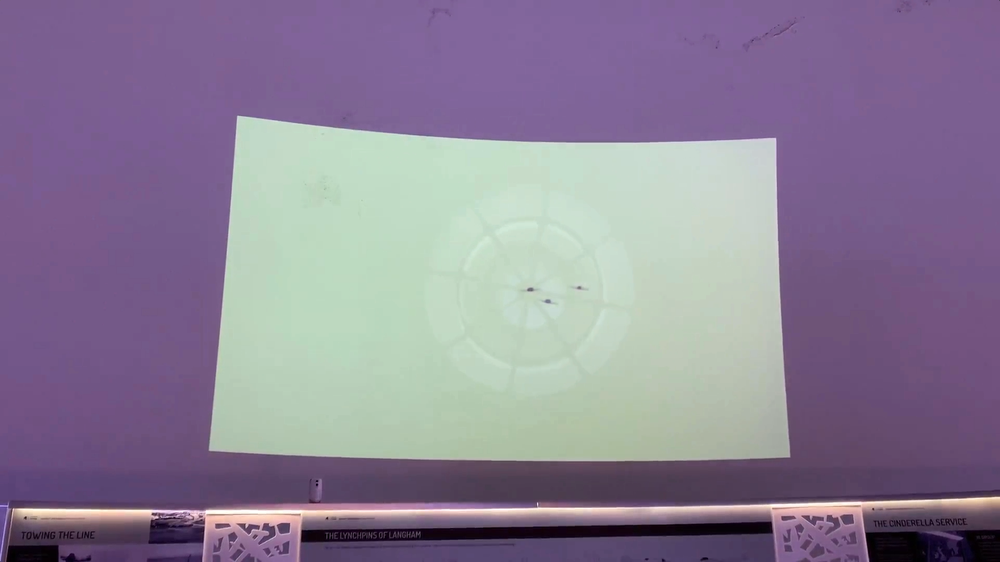
#> input picture imgs/reticule.PNG, 1000 x 562 px, shrunk from 1919 x 1079 before the run, found by its file name
$ python edge_detection.py
#> lines starting #> are read from the running program, lines starting #| are printed output that depends on the picture
### transformations.py
import cv2
import numpy as np

#this script holds all image transformation functions

#a function to convert a BGR image to CMY colourspace
def cmyConversion(img):
    #print("cmyConversion Called")
    #split channels for CMY conversion
    blue_channel, green_channel, red_channel = cv2.split(img)

    #calculate the CMY channels
    cyan_channel = 1 - red_channel
    magenta_channel = 1 - green_channel
    yellow_channel = 1 - blue_channel

    #merge the CMY channels into a single image
    cmy_img = cv2.merge((cyan_channel, magenta_channel, yellow_channel))
    return(cmy_img)

#a function that crops the frame so that only the projection is visible
# [87 lines left out: functions crop, getCentre, getDotContours, dotMask, not called in this run]

### edge_detection.py
import cv2
import numpy as np
import matplotlib.pyplot as plt
from transformations import cmyConversion
import time

def percentage_grey(img):
    non_black_pixels = np.count_nonzero(img)
    total_pixels = img.shape[0] * img.shape[1]
    percentage = (non_black_pixels / total_pixels) * 100
    return percentage

def edge_detection(image, color_space, param1, param2):
    if len(image.shape) == 2 or image.shape[2] == 1:  # Image is already grayscale
        converted_image = image
    elif color_space == 'Grayscale':
        converted_image = cv2.cvtColor(image, cv2.COLOR_BGR2GRAY)
    elif color_space == 'HLS':
        converted_image = cv2.cvtColor(image, cv2.COLOR_BGR2HLS)
    elif color_space == 'HSV':
        converted_image = cv2.cvtColor(image, cv2.COLOR_BGR2HSV)
    elif color_space == 'YUV':
        converted_image = cv2.cvtColor(image, cv2.COLOR_BGR2YUV)
    elif color_space == 'YCrCb':
        converted_image = cv2.cvtColor(image, cv2.COLOR_BGR2YCrCb)
    elif color_space == 'CMY':
        converted_image = cmyConversion(image)
    else:
        converted_image = image

    edges = cv2.Canny(converted_image, param1, param2)
    return edges, converted_image

def process_image(image_path, param1, param2):
#> called with image_path = 'imgs/reticule.png', param1 = 0, param2 = 10
    image = cv2.imread(image_path)
#> image is the input picture: shape (562, 1000, 3); mean B, G, R 149.3, 127.1, 138.5
    if image is None:
        print(f"Failed to load image at {image_path}. Please check the file path.")
        return None

    color_spaces = ['RGB', 'Grayscale', 'HLS', 'HSV', 'YUV', 'YCrCb', 'CMY']
    grey_percentages = {}

    for color_space in color_spaces:
        edges, converted_image = edge_detection(image, color_space, param1, param2)
        grey_percentage = percentage_grey(edges)  # Use edges to calculate grey percentage
        grey_percentages[color_space] = grey_percentage
        print(f"Grey percentage in {color_space} (Lower: {param1}, Upper: {param2}): {grey_percentage:.2f}%")
#> this loop made 7 passes
#> (non_black_pixels in percentage_grey, percentage in percentage_grey, grey_percentage) on passes 1 to 7: (85110, 15.14, 15.14), (66830, 11.89, 11.89), (85476, 15.21, 15.21), (84387, 15.02, 15.02), (70910, 12.62, 12.62), (70718, 12.58, 12.58), (85454, 15.21, 15.21)
#| Grey percentage in RGB (Lower: 0, Upper: 10): 15.14%
#| Grey percentage in Grayscale (Lower: 0, Upper: 10): 11.89%
#| Grey percentage in HLS (Lower: 0, Upper: 10): 15.21%
#| Grey percentage in HSV (Lower: 0, Upper: 10): 15.02%
#| Grey percentage in YUV (Lower: 0, Upper: 10): 12.62%
#| Grey percentage in YCrCb (Lower: 0, Upper: 10): 12.58%
#| Grey percentage in CMY (Lower: 0, Upper: 10): 15.21%
#> pass 1, in edge_detection, `edges = cv2.Canny(converted_image, param1, param2)`:
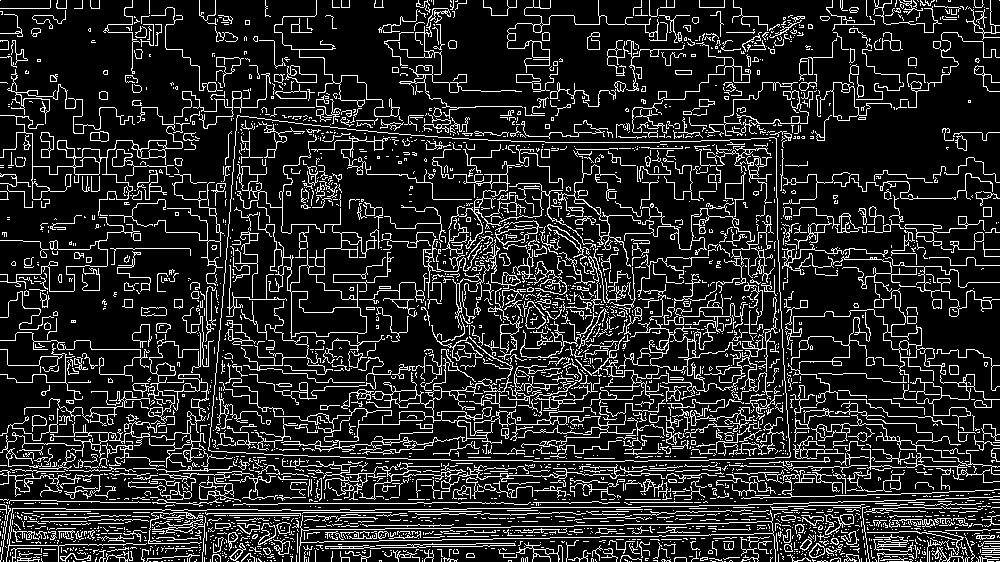
#> edges: shape (562, 1000); 15.1% white in thin lines or dots
#> pass 2, in edge_detection (call 2), `converted_image = cv2.cvtColor(image, cv2.COLOR_BGR2GRAY)`:
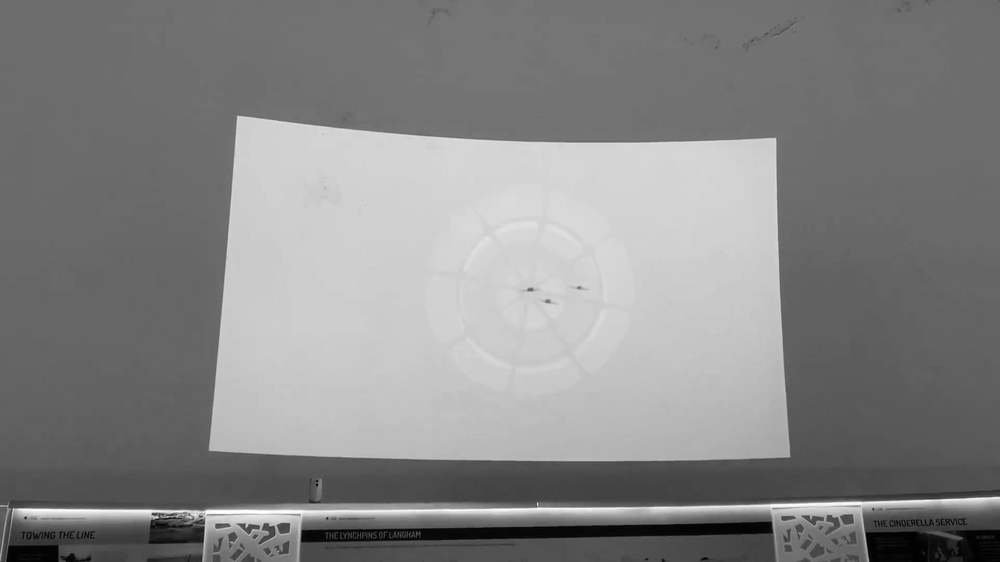
#> converted_image: shape (562, 1000); min 0, max 255, mean 133.1
#> pass 2, in edge_detection (call 2), `edges = cv2.Canny(converted_image, param1, param2)`:
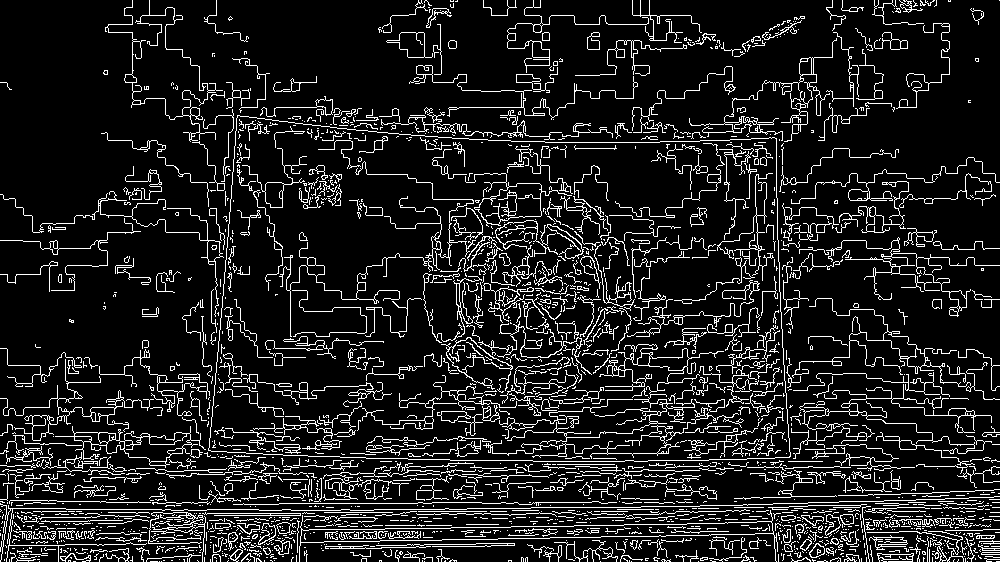
#> edges: shape (562, 1000); 11.9% white in thin lines or dots
#> after the loop:
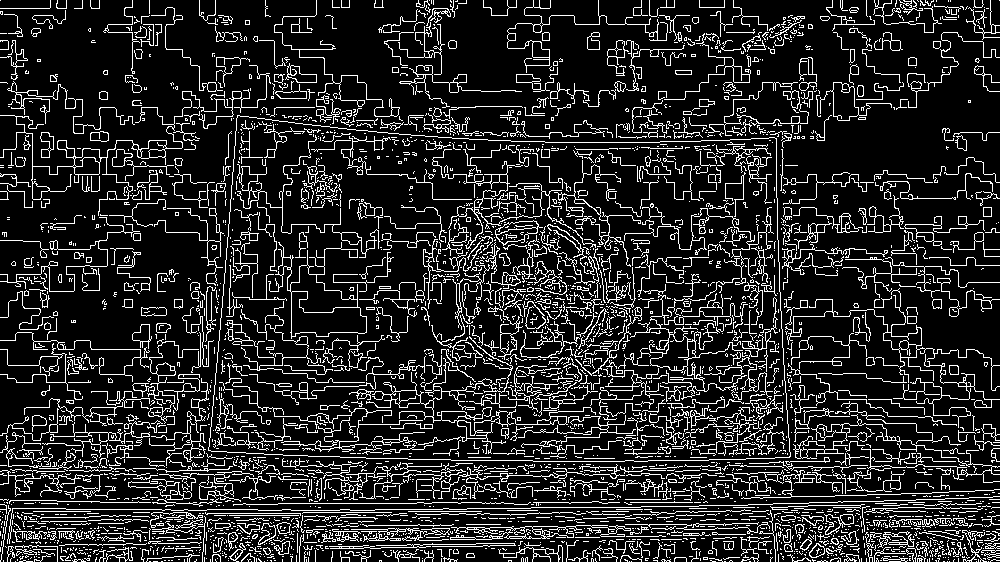
#> edges: shape (562, 1000); 15.2% white in thin lines or dots
#> after the loop, grey_percentages = {'RGB': 15.14, 'Grayscale': 11.89, 'HLS': 15.21, 'HSV': 15.02, 'YUV': 12.62, 'YCrCb': 12.58, 'CMY': 15.21}

    return grey_percentages

img1 = 'imgs/reticule.png'
img2 = 'imgs/good_score.png'

lowerBound = [0, 1, 2, 3, 4, 5, 6, 7, 8, 9, 10, 11, 12, 13, 14, 15, 16, 17, 18, 19, 20, 21, 22, 23, 24, 25, 26, 27, 28, 29, 30, 31, 32, 33, 34, 35, 36, 37, 38, 39, 40, 41, 42, 43, 44, 45, 46, 47, 48, 49, 50, 51, 52, 53, 54, 55, 56, 57, 58, 59, 60, 61, 62, 63, 64, 65, 66, 67, 68, 69, 70]
upperBound = 10

results = {color_space: [] for color_space in ['RGB', 'Grayscale', 'HLS', 'HSV', 'YUV', 'YCrCb', 'CMY']}

for lb in lowerBound:
    grey_percentages = process_image(img1, lb, upperBound)
    if grey_percentages:
        for color_space, grey_percentage in grey_percentages.items():
            results[color_space].append((lb, grey_percentage))
#> this loop made 7 passes

# Plot the results
plt.figure(figsize=(10, 6))
for color_space, values in results.items():
    x, y = zip(*values)
    plt.plot(x, y, label=color_space)

plt.xlabel('Lower Threshold')
plt.ylabel('Grey Percentage')
plt.title('Grey Percentage vs. Lower Threshold for Different Color Spaces')
plt.legend()
plt.show()
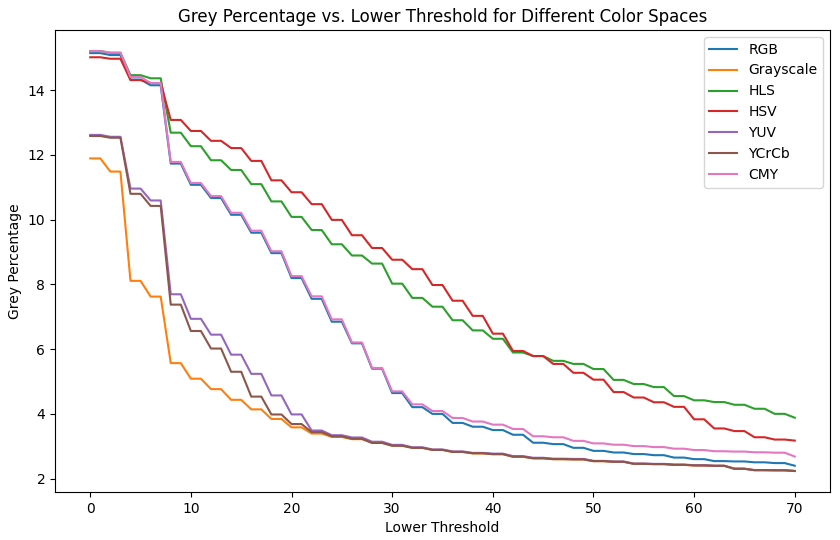
#> figure drawn by matplotlib, 1 panel; curve peaks at x = 0, y = 15.14; curve peaks at x = 0, y = 11.89; curve peaks at x = 0, y = 15.21
